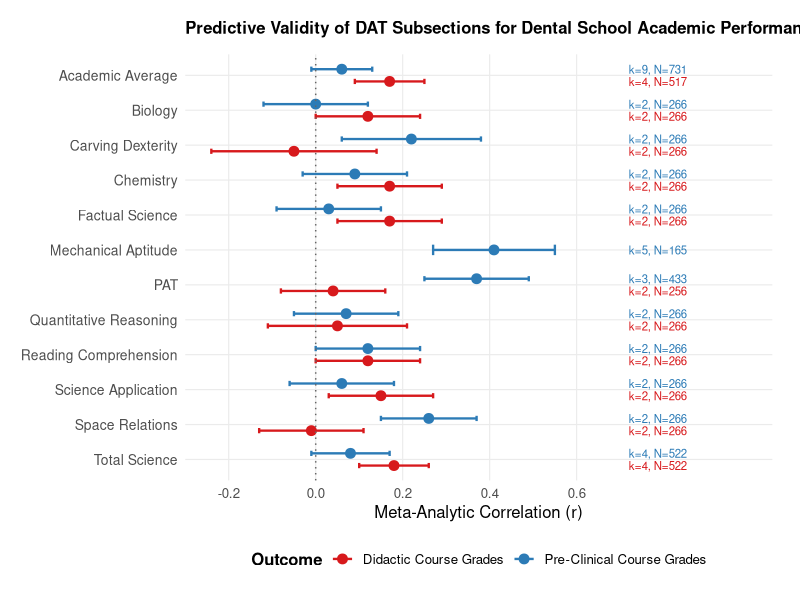
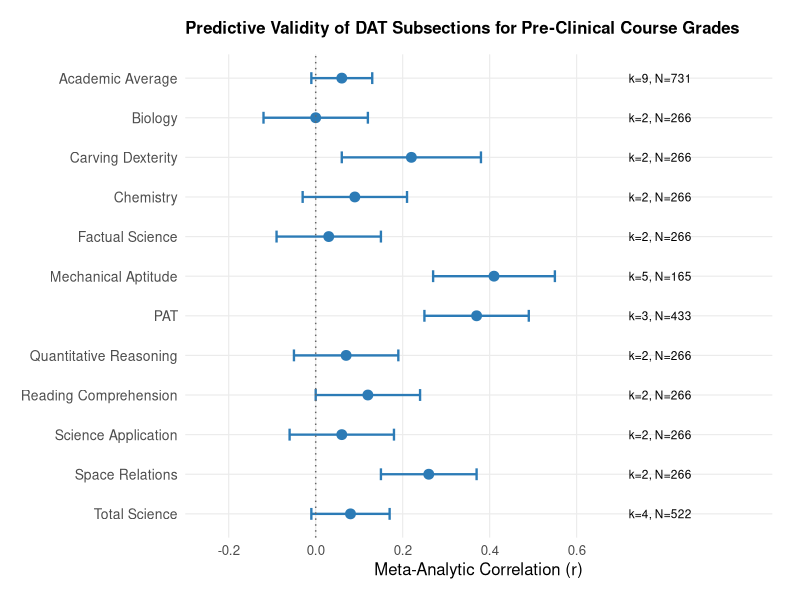
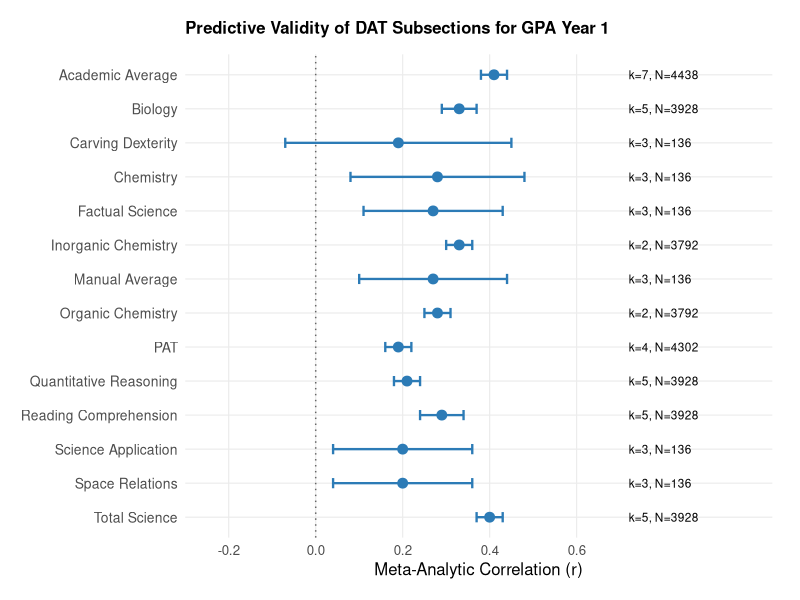

Write R code to recreate these figures, in order.
## ---- chunk 1
library(tidyverse)
library(ggplot2)

preclinical_data <- tibble(
  predictor = c("Academic Average", "Biology", "Carving Dexterity", "Chemistry",
                "Factual Science", "Mechanical Aptitude", "PAT",
                "Quantitative Reasoning", "Reading Comprehension", "Science Application",
                "Space Relations", "Total Science"),
  r = c(.06, .00, .22, .09, .03, .41, .37, .07, .12, .06, .26, .08),
  lower = c(-.01, -.12, .06, -.03, -.09, .27, .25, -.05, .00, -.06, .15, -.01),
  upper = c(.13, .12, .38, .21, .15, .55, .49, .19, .24, .18, .37, .17),
  k = c(9, 2, 2, 2, 2, 5, 3, 2, 2, 2, 2, 4),
  N = c(731, 266, 266, 266, 266, 165, 433, 266, 266, 266, 266, 522),
  outcome = "Pre-Clinical Course Grades"
)

didactic_data <- tibble(
  predictor = c("Academic Average", "Biology", "Carving Dexterity", "Chemistry",
                "Factual Science", "PAT", "Quantitative Reasoning",
                "Reading Comprehension", "Science Application", "Space Relations", "Total Science"),
  r = c(.17, .12, -.05, .17, .17, .04, .05, .12, .15, -.01, .18),
  lower = c(.09, .00, -.24, .05, .05, -.08, -.11, .00, .03, -.13, .10),
  upper = c(.25, .24, .14, .29, .29, .16, .21, .24, .27, .11, .26),
  k = c(4, 2, 2, 2, 2, 2, 2, 2, 2, 2, 4),
  N = c(517, 266, 266, 266, 266, 256, 266, 266, 266, 266, 522),
  outcome = "Didactic Course Grades"
)

my_data <- bind_rows(preclinical_data, didactic_data)

# Factor levels: GPA predictors in order (didactic-only predictors drop to bottom)
all_predictors <- unique(preclinical_data$predictor)
didactic_only <- setdiff(unique(didactic_data$predictor), all_predictors)
level_order <- rev(c(all_predictors, didactic_only))

my_data$predictor <- factor(my_data$predictor, levels = level_order)

# Use a fixed x position for ALL annotation text so they align in a clean column
LABEL_X <- 0.72  # Adjust this value left/right to taste

pd <- position_dodge(width = 0.7)

p <- ggplot(my_data, aes(x = r, y = predictor, color = outcome)) +
  geom_errorbarh(aes(xmin = lower, xmax = upper),
                 position = pd,
                 height = 0.3,
                 linewidth = 0.8) +
  geom_point(position = pd, size = 3) +
  geom_vline(xintercept = 0, linetype = "dotted", color = "grey40") +
  
  # Fixed x position so labels don't scatter with CI width
  geom_text(aes(x = LABEL_X,
                label = paste0("k=", k, ", N=", N)),
            position = pd,
            hjust = 0,
            size = 2.9,
            show.legend = FALSE) +
  
  scale_color_manual(
    values = c("Pre-Clinical Course Grades" = "#2c7bb6", "Didactic Course Grades" = "#d7191c")
  ) +
  
  scale_x_continuous(
    name = "Meta-Analytic Correlation (r)",
    limits = c(-0.3, 1.05),
    breaks = seq(-0.2, 0.6, by = 0.2),
    expand = c(0, 0)
  ) +
  
  labs(
    title = "Predictive Validity of DAT Subsections for Dental School Academic Performance",
    y = NULL,  # y-axis label is self-evident from the predictor names
    color = "Outcome"
  ) +
  
  theme_minimal(base_size = 12) +
  theme(
    panel.grid.major.y = element_line(color = "grey92", linewidth = 0.4),
    panel.grid.minor = element_blank(),
    panel.grid.major.x = element_line(color = "grey92", linewidth = 0.4),
    legend.position = "bottom",
    legend.title = element_text(face = "bold"),
    plot.title = element_text(size = 12, face = "bold", margin = margin(b = 12)),
    axis.text.y = element_text(size = 10),
    plot.margin = margin(15, 20, 15, 15)
  )

# Save with explicit height/width — this is the most important fix for squishing
ggsave("forest_plot.png", plot = p,
       width = 10, height = 8.5, dpi = 300, bg = "white")
## ---- chunk 2
library(tidyverse)
library(ggplot2)

preclinical_data <- tibble(
  predictor = c("Academic Average", "Biology", "Carving Dexterity", "Chemistry",
                "Factual Science", "Mechanical Aptitude", "PAT",
                "Quantitative Reasoning", "Reading Comprehension", "Science Application",
                "Space Relations", "Total Science"),
  r = c(.06, .00, .22, .09, .03, .41, .37, .07, .12, .06, .26, .08),
  lower = c(-.01, -.12, .06, -.03, -.09, .27, .25, -.05, .00, -.06, .15, -.01),
  upper = c(.13, .12, .38, .21, .15, .55, .49, .19, .24, .18, .37, .17),
  k = c(9, 2, 2, 2, 2, 5, 3, 2, 2, 2, 2, 4),
  N = c(731, 266, 266, 266, 266, 165, 433, 266, 266, 266, 266, 522)
)

# Order predictors top-to-bottom
preclinical_data$predictor <- factor(
  preclinical_data$predictor,
  levels = rev(preclinical_data$predictor)
)

LABEL_X <- 0.72  # fixed position for k/N labels

p <- ggplot(preclinical_data, aes(x = r, y = predictor)) +
  
  geom_errorbarh(aes(xmin = lower, xmax = upper),
                 height = 0.3,
                 linewidth = 0.8,
                 color = "#2c7bb6") +
  
  geom_point(size = 3,
             color = "#2c7bb6") +
  
  geom_vline(xintercept = 0,
             linetype = "dotted",
             color = "grey40") +
  
  geom_text(aes(x = LABEL_X,
                label = paste0("k=", k, ", N=", N)),
            hjust = 0,
            size = 3) +
  
  scale_x_continuous(
    name = "Meta-Analytic Correlation (r)",
    limits = c(-0.3, 1.05),
    breaks = seq(-0.2, 0.6, by = 0.2),
    expand = c(0, 0)
  ) +
  
  labs(
    title = "Predictive Validity of DAT Subsections for Pre-Clinical Course Grades",
    y = NULL
  ) +
  
  theme_minimal(base_size = 12) +
  theme(
    panel.grid.major.y = element_line(color = "grey92", linewidth = 0.4),
    panel.grid.minor = element_blank(),
    panel.grid.major.x = element_line(color = "grey92", linewidth = 0.4),
    plot.title = element_text(size = 12, face = "bold", margin = margin(b = 12)),
    axis.text.y = element_text(size = 10),
    plot.margin = margin(15, 20, 15, 15)
  )

ggsave("preclinical_forest_plot.png",
       plot = p,
       width = 10, height = 8.5, dpi = 300, bg = "white")

## ---- chunk 3
library(tidyverse)
library(ggplot2)

y1gpa_data <- tibble(
  predictor = c("Academic Average", "Biology", "Carving Dexterity", "Chemistry",
                "Factual Science", "Inorganic Chemistry", "Manual Average",
                "Organic Chemistry", "PAT", "Quantitative Reasoning",
                "Reading Comprehension", "Science Application",
                "Space Relations",
                "Total Science"),
  r = c(.41, .33, .19, .28, .27, .33, .27, .28, .19, .21, .29, .20, .20, .40),
  lower = c(.38, .29, -.07, .08, .11, .30, .10, .25, .16, .18, .24, .04, .04, .37),
  upper = c(.44, .37, .45, .48, .43, .36, .44, .31, .22, .24, .34, .36, .36, .43),
  k = c(7, 5, 3, 3, 3, 2, 3, 2, 4, 5, 5, 3, 3, 5),
  N = c(4438, 3928, 136, 136, 136, 3792, 136, 3792, 4302, 3928, 3928, 136, 136, 3928)
)

# Order predictors top-to-bottom
y1gpa_data$predictor <- factor(
  y1gpa_data$predictor,
  levels = rev(y1gpa_data$predictor)
)

LABEL_X <- 0.72  # fixed position for k/N labels

p <- ggplot(y1gpa_data, aes(x = r, y = predictor)) +
  
  geom_errorbarh(aes(xmin = lower, xmax = upper),
                 height = 0.3,
                 linewidth = 0.8,
                 color = "#2c7bb6") +
  
  geom_point(size = 3,
             color = "#2c7bb6") +
  
  geom_vline(xintercept = 0,
             linetype = "dotted",
             color = "grey40") +
  
  geom_text(aes(x = LABEL_X,
                label = paste0("k=", k, ", N=", N)),
            hjust = 0,
            size = 3) +
  
  scale_x_continuous(
    name = "Meta-Analytic Correlation (r)",
    limits = c(-0.3, 1.05),
    breaks = seq(-0.2, 0.6, by = 0.2),
    expand = c(0, 0)
  ) +
  
  labs(
    title = "Predictive Validity of DAT Subsections for GPA Year 1",
    y = NULL
  ) +
  
  theme_minimal(base_size = 12) +
  theme(
    panel.grid.major.y = element_line(color = "grey92", linewidth = 0.4),
    panel.grid.minor = element_blank(),
    panel.grid.major.x = element_line(color = "grey92", linewidth = 0.4),
    plot.title = element_text(size = 12, face = "bold", margin = margin(b = 12)),
    axis.text.y = element_text(size = 10),
    plot.margin = margin(15, 20, 15, 15)
  )

ggsave("y1gpa_forest_plot.png",
       plot = p,
       width = 10, height = 8.5, dpi = 300, bg = "white")

